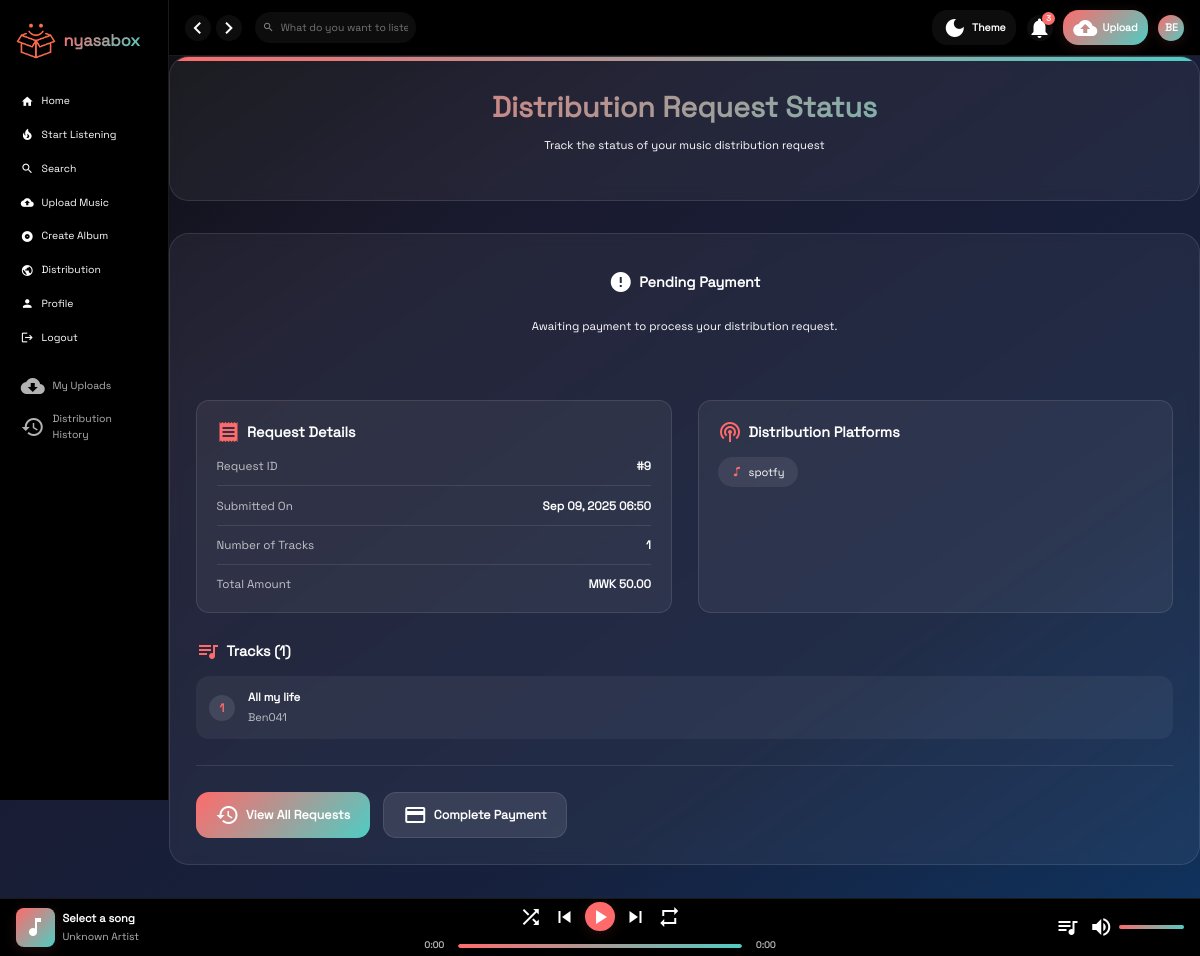
Before: /status/9/ (signed in) with the older database file.
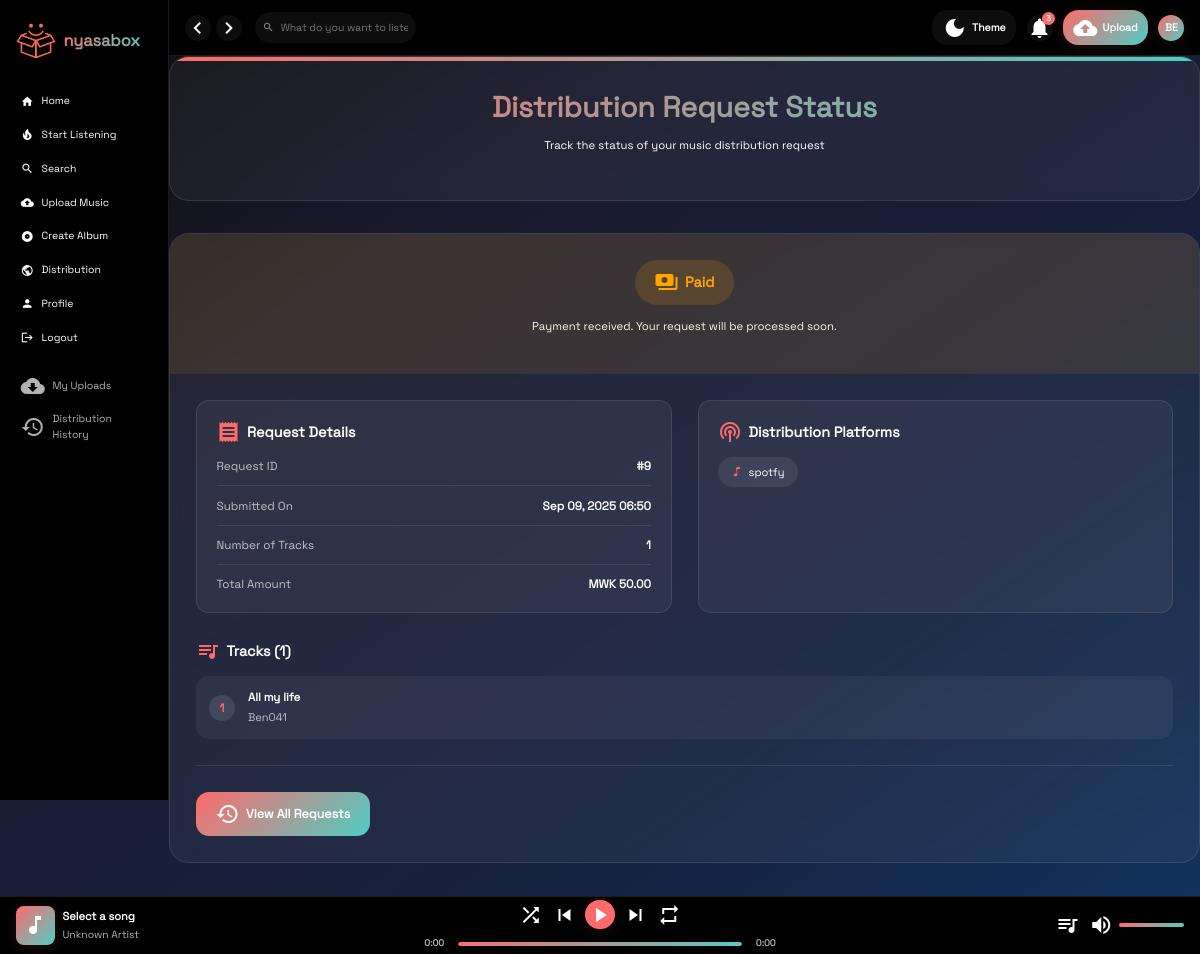
After: the same page with the newer database file.
### core/models.py (models this page shows, shortened)
class DistributionRequest(models.Model):
    STATUS_CHOICES = (
        ('pending', 'Pending Payment'),
        ('paid', 'Paid'),
        ('processing', 'Processing'),
        ('distributed', 'Distributed'),
        ('rejected', 'Rejected'),
        ('cancelled', 'Cancelled'),
    )
    artist = models.ForeignKey(User, on_delete=models.CASCADE, related_name='distribution_requests')
    tracks = models.ManyToManyField(Track, related_name='distribution_requests')
    platforms = models.ManyToManyField(DistributionPlatform, related_name='distribution_requests')
    requested_at = models.DateTimeField(auto_now_add=True)
    status = models.CharField(max_length=20, choices=STATUS_CHOICES, default='pending')
    total_amount = models.DecimalField(max_digits=10, decimal_places=2, default=0.00)
    payment_reference = models.CharField(max_length=100, blank=True)
    payment_date = models.DateTimeField(null=True, blank=True)
    distributed_date = models.DateTimeField(null=True, blank=True)
    class Meta:
        indexes = [
            models.Index(fields=['artist'], name='idx_distribution_artist'),
            models.Index(fields=['requested_at'], name='idx_distribution_requested_at'),
            models.Index(fields=['status'], name='idx_distribution_status'),
        ]

### core/views.py (the view)
# urls.py: path('status/<int:request_id>/', views.distribution_status, name='distribution_status'),
@login_required
def distribution_status(request, request_id):
    distribution_request = get_object_or_404(DistributionRequest, id=request_id, artist=request.user)
    return render(request, 'distribution/status.html', {'distribution_request': distribution_request})

### core/templates/distribution/status.html (shortened to what the changed rows need)
{% extends 'base.html' %}
{% load static %}
{% block content %}
<div class="status-container">
    <div class="status-header">
        <h1 class="status-title">Distribution Request Status</h1>
    </div>
    <div class="status-card">
        <div class="status-banner status-{{ distribution_request.status }}">
            <div class="status-badge status-{{ distribution_request.status }}">
                <span class="material-icons">
                </span>
                {{ distribution_request.get_status_display }}
            </div>
            <p class="status-message">
                {% if distribution_request.status == 'distributed' %}
                    Your music is now live on all selected platforms!
                {% elif distribution_request.status == 'processing' %}
                    Your request is being processed. This usually takes 3-5 business days.
                {% elif distribution_request.status == 'paid' %}
                    Payment received. Your request will be processed soon.
                {% elif distribution_request.status == 'rejected' %}
                    Your request was rejected. Please check the requirements and try again.
                {% else %}
                    Awaiting payment to process your distribution request.
                {% endif %}
            </p>
        </div>
        <div class="status-details">
            <div class="details-grid">
                <div class="detail-section">
                    <ul class="detail-list">
                        <li class="detail-item">
                            <span class="detail-label">Request ID</span>
                            <span class="detail-value">#{{ distribution_request.id }}</span>
                        </li>
                        <li class="detail-item">
                            <span class="detail-label">Submitted On</span>
                            <span class="detail-value">{{ distribution_request.requested_at|date:"M d, Y H:i" }}</span>
                        </li>
                        <li class="detail-item">
                            <span class="detail-label">Number of Tracks</span>
                            <span class="detail-value">{{ distribution_request.tracks.count }}</span>
                        </li>
                        <li class="detail-item">
                            <span class="detail-label">Total Amount</span>
                            <span class="detail-value">MWK {{ distribution_request.total_amount|floatformat:2 }}</span>
                        </li>
                    </ul>
                </div>
            </div>
            <div class="tracks-list">
                <h3 class="detail-title">
                    <span class="material-icons">queue_music</span>
                    Tracks ({{ distribution_request.tracks.count }})
                </h3>
                {% for track in distribution_request.tracks.all %}
                <div class="track-item">
                    <div class="track-number">{{ forloop.counter }}</div>
                    <div class="track-info">
                    </div>
                </div>
                {% endfor %}
            </div>
            <div class="status-actions">
                <a href="{% url 'distribution_history' %}" class="action-btn btn-primary">
                    <span class="material-icons">history</span>
                    View All Requests
                </a>
                {% if distribution_request.status == 'pending' %}
                <a href="{% url 'distribution_payment' distribution_request.id %}" class="action-btn btn-secondary">
                    <span class="material-icons">payment</span>
                    Complete Payment
                </a>
                {% endif %}
            </div>
        </div>
    </div>
</div>
{% endblock %}

Changed rows visible on the page:
changed DistributionRequest id 9: status "Pending Payment" → "Paid"
Other visible differences:
text no longer shown: "Awaiting payment to process your distribution request. Complete Payment"
text now shown: "Payment received. Your request will be processed soon."
